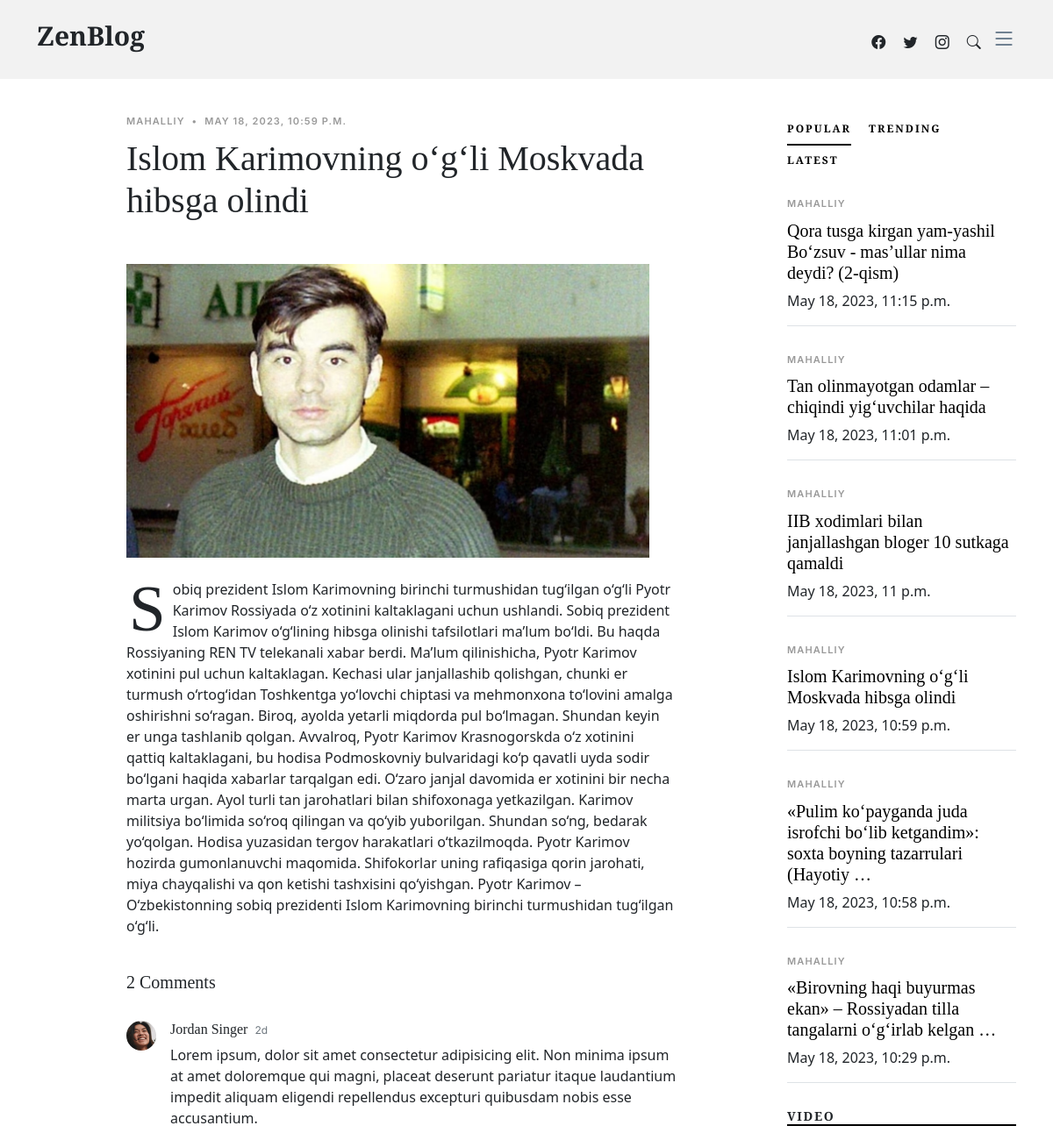
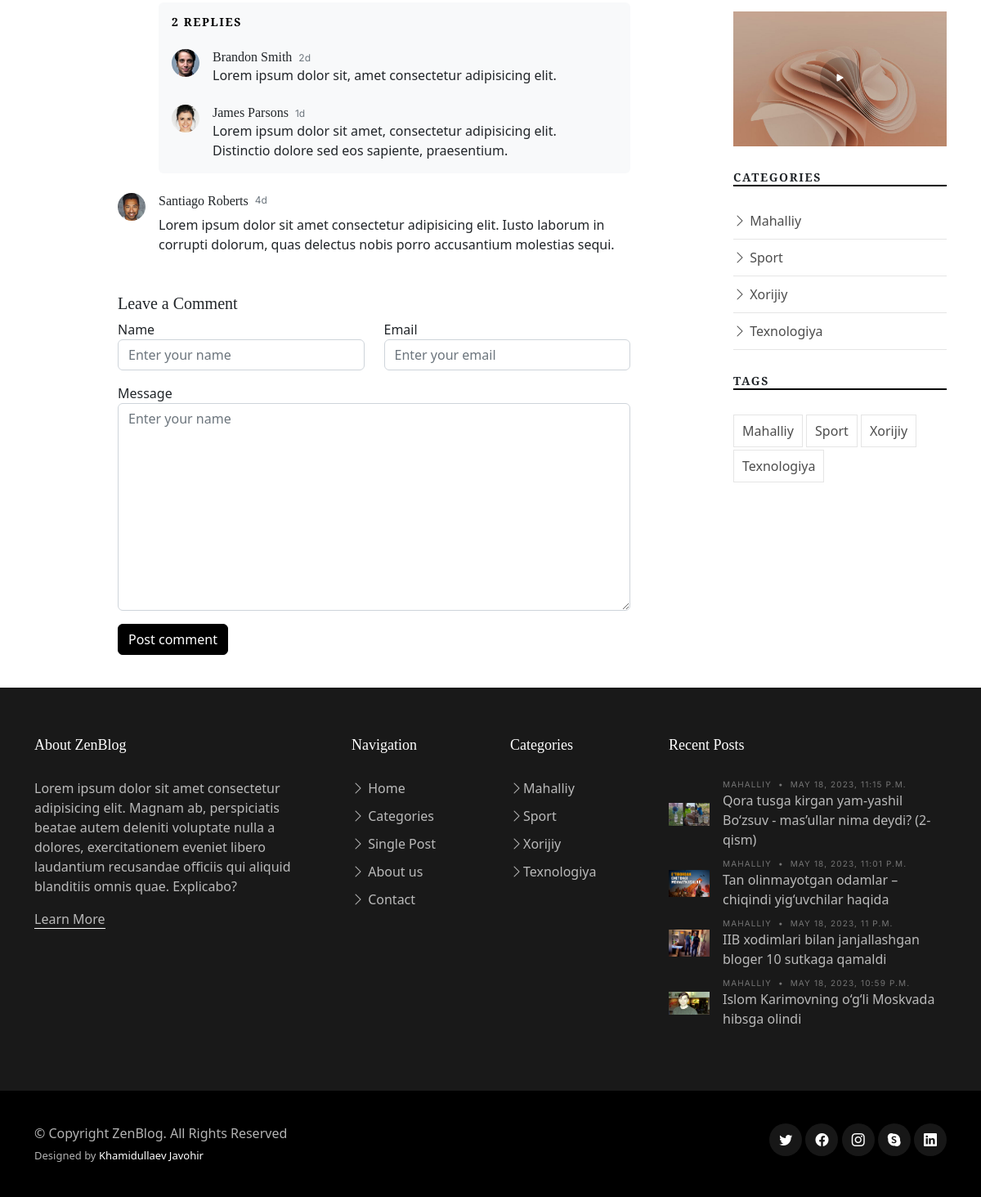
/news/16/, run on an earlier commit of the app's database (2 pictures, top to bottom).
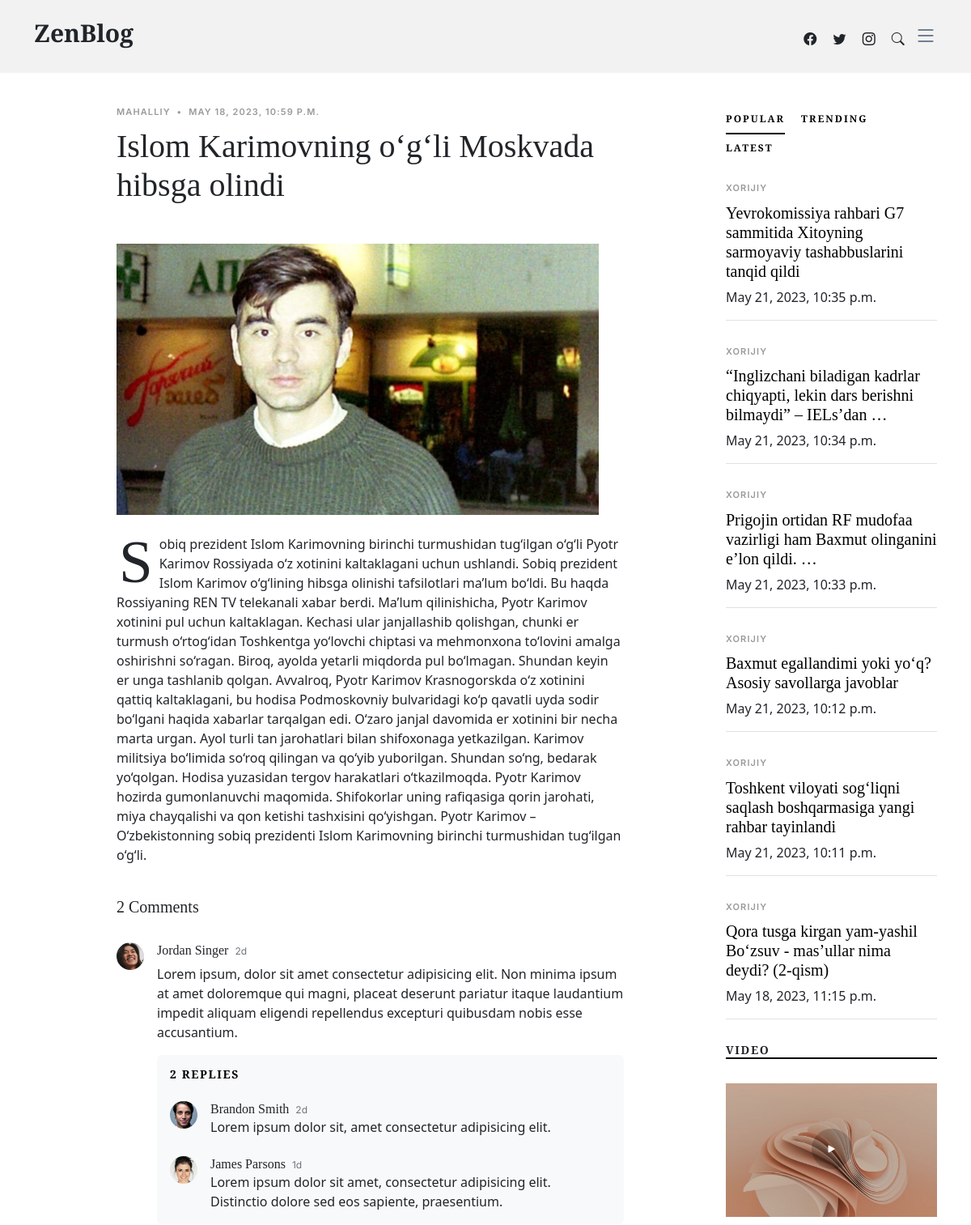
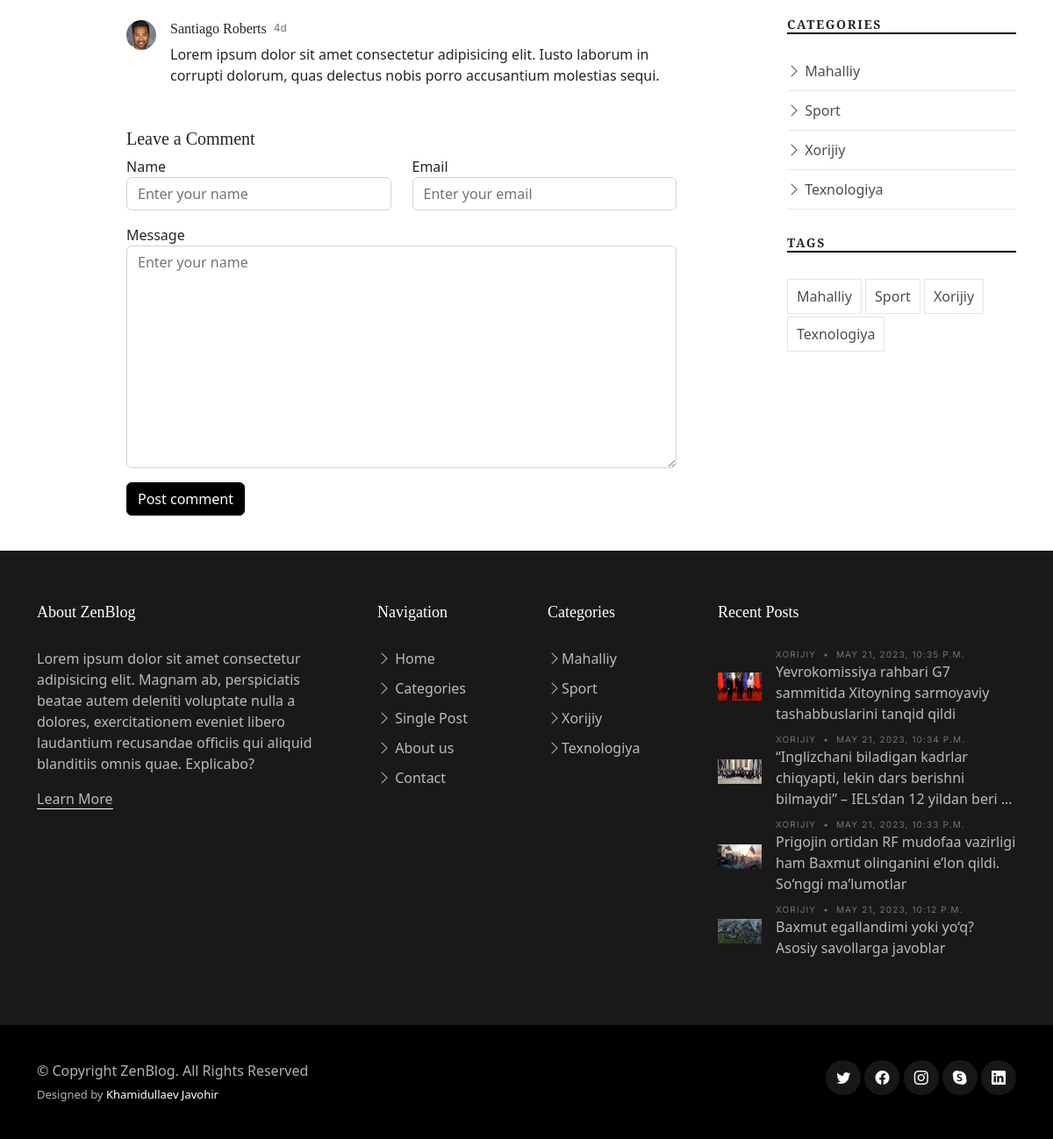
And on a later commit of the database (2 pictures, top to bottom).
### news_app/models.py (models this page shows, shortened)
class News(models.Model):
    class Status(models.TextChoices):
        Draft = "DF", "Draft"
        Published = "PB", "Published"
    title = models.CharField(max_length=250)
    slug = models.SlugField(max_length=250)
    body = models.TextField()
    image = models.ImageField(upload_to="news/images")
    category = models.ForeignKey(Category, on_delete=models.CASCADE)
    published_time = models.DateTimeField(default=timezone.now)
    created_time = models.DateTimeField(auto_now_add=True)
    updated_time = models.DateTimeField(auto_now=True)
    status = models.CharField(
        max_length=2, choices=Status.choices, default=Status.Draft
    )
    objects = models.Manager()  # defauld manager
    published = PublishedManager()
    class Meta:
        ordering = ["-published_time"]

class Category(models.Model):
    name = models.CharField(max_length=150)
    def __str__(self):
        return self.name

### news_app/views.py (the view)
# urls.py: path("news/<int:id>/", detail_page, name="detail_page"),
def detail_page(request, id):
    news = get_object_or_404(News, id=id, status=News.Status.Published)
    latest_news = News.published.all().order_by("-published_time")[:6]
    categories = Category.objects.all()
    first_letter = news.body[:1]
    news_body = news.body[1:]
    context = {
        "news": news,
        "latest_news": latest_news,
        "first_letter": first_letter,
        "categories": categories,
        "news_body": news_body,
    }
    return render(request, "news/single-post.html", context)

### news_app/context_procesor.py (called while the page is built)
def top_news(request):
    categories = Category.objects.all()
    top_news = News.published.all().order_by("-published_time")[:4]
    context = {
        "top_news": top_news,
        "categories": categories,
    }
    return context

### news_app/models.py (called while the page is built)
    def get_queryset(self):
        return super().get_queryset().filter(status=News.Status.Published)

### templates/news/single-post.html (shortened to what the changed rows need)
{% extends 'news/base.html' %}
{% load static %}
{% block content %}
  <main id="main">
    <section class="single-post-content">
      <div class="container">
        <div class="row">
          <div class="col-md-9 post-content" data-aos="fade-up">
            <div class="single-post">
              <div class="post-meta"><span class="date">{{ news.category }}</span> <span class="mx-1">&bullet;</span> <span>{{ news.published_time }}</span></div>
              <h1 class="mb-5">{{ news.title }}</h1>
              <figure class="my-4">
                <img src="{{ news.image.url }}" alt="" class="img-fluid" style="max-width: 95%">
              </figure>
              <p>
                <span class="firstcharacter">{{ first_letter }}</span>{{ news_body }}
              </p>
            </div>
          </div>
          <div class="col-md-3">
            <div class="aside-block">
              <div class="tab-content" id="pills-tabContent">
                <div class="tab-pane fade show active" id="pills-popular" role="tabpanel" aria-labelledby="pills-popular-tab">
                  {% for news in latest_news %}
                  <div class="post-entry-1 border-bottom">
                    <div class="post-meta">
                      <span class="date">{{ news.category }}</span>
                    </div>
                    <h2 class="mb-2"><a href="#">{{ news.title | truncatewords:10 }}</a></h2>
                    <span class="author mb-3 d-block">{{ news.published_time }}</span>
                  </div>
                  {% endfor %}
                </div>
              </div>
            </div>
            <div class="aside-block">
              <ul class="aside-links list-unstyled">
                {% for category in categories %}
                <li>
                  <a href="category.html"><i class="bi bi-chevron-right"></i> {{ category.name }}</a>
                </li>
                {% endfor %}
              </ul>
            </div>
            <div class="aside-block">
              <ul class="aside-tags list-unstyled">
                {% for category in categories %}
                <li><a href="category.html">{{ category.name }}</a></li>
                {% endfor %}
              </ul>
            </div>
          </div>
        </div>
      </div>
    </section>
  </main>
{% endblock content %}

### templates/news/base.html (shortened to what the changed rows need)
{% load static %}
<!DOCTYPE html>
<html lang="en">
<head>
  <link href="{% static 'vendor/bootstrap/css/bootstrap.min.css' %}" rel="stylesheet">
  <link href="{% static 'vendor/bootstrap-icons/bootstrap-icons.css' %}" rel="stylesheet">
  <link href="{% static 'vendor/swiper/swiper-bundle.min.css' %}" rel="stylesheet">
  <link href="{% static 'vendor/glightbox/css/glightbox.min.css' %}" rel="stylesheet">
  <link href="{% static 'vendor/aos/aos.css' %}" rel="stylesheet">
  <link href="{% static 'css/variables.css' %}" rel="stylesheet">
  <link href="{% static 'css/main.css' %}" rel="stylesheet">
  <link href="{% static 'css/404-page.css' %}" rel="stylesheet">
</head>
<body>
  <header id="header" class="header d-flex align-items-center fixed-top">
    <div class="container-fluid container-xl d-flex align-items-center justify-content-between">
      <a href="{% url 'home_page' %}" class="logo d-flex align-items-center">
        <h1>ZenBlog</h1>
      </a>
    </div>
  </header>
  {% block content %}
  {% endblock content %}
  <footer id="footer" class="footer">
    <div class="footer-content">
      <div class="container">
        <div class="row g-5">
          <div class="col-6 col-lg-2">
            <ul class="footer-links list-unstyled">
              {% for category in categories %}
              <li><a href="category.html"><i class="bi bi-chevron-right"></i>{{ category.name }}</a></li>
              {% endfor %}
            </ul>
          </div>
          <div class="col-lg-4">
            <ul class="footer-links footer-blog-entry list-unstyled">
              {% for news in top_news %}
              <li>
                <a href="{% url 'detail_page' news.pk %}" class="d-flex align-items-center">
                  <img src="{{ news.image.url }}" alt="" class="img-fluid me-3">
                  <div>
                    <div class="post-meta d-block"><span class="date">{{ news.category }}</span> <span class="mx-1">&bullet;</span>
                      <span>{{ news.published_time }}</span>
                    </div>
                    <span>{{ news.title | truncatewords:13 }}</span>
                  </div>
                </a>
              </li>
              {% endfor %}
            </ul>
          </div>
        </div>
      </div>
    </div>
  </footer>
</body>
</html>

What changed in the data, as far as the page shows it:
no longer on one of the page's lists (row edited): News: category "MAHALLIY", title "Islom Karimovning o‘g‘li Moskvada hibsga olindi", published_time "May 18, 2023, 10:59 p.m.", published_time "MAY 18, 2023, 10:59 P.M."
no longer on this page (row edited): News: category "MAHALLIY", title "Tan olinmayotgan odamlar – chiqindi yig‘uvchilar haqida", published_time "May 18, 2023, 11:01 p.m.", image (picture), published_time "MAY 18, 2023, 11:01 P.M."
no longer on this page (row edited): News: category "MAHALLIY", title "IIB xodimlari bilan janjallashgan bloger 10 sutkaga qamaldi", published_time "May 18, 2023, 11 p.m.", image (picture), published_time "MAY 18, 2023, 11 P.M."
no longer on this page (row unchanged): News: category "MAHALLIY", title "«Pulim ko‘payganda juda isrofchi bo‘lib ketgandim»: soxta boyning tazarrulari (Hayotiy …", published_time "May 18, 2023, 10:58 p.m.", shown under "Leave a Comment"
no longer on this page (row unchanged): News: category "MAHALLIY", title "«Birovning haqi buyurmas ekan» – Rossiyadan tilla tangalarni o‘g‘irlab kelgan …", published_time "May 18, 2023, 10:29 p.m.", shown under "Leave a Comment"
no longer on one of the page's lists (row edited): News: category "MAHALLIY", published_time "MAY 18, 2023, 11:15 P.M.", title "Qora tusga kirgan yam-yashil Bo‘zsuv - mas’ullar nima deydi? (2-qism)"
added News: category "XORIJIY", title "Yevrokomissiya rahbari G7 sammitida Xitoyning sarmoyaviy tashabbuslarini tanqid qildi", published_time "May 21, 2023, 10:35 p.m.", image (picture), published_time "MAY 21, 2023, 10:35 P.M."
added News: category "XORIJIY", title "“Inglizchani biladigan kadrlar chiqyapti, lekin dars berishni bilmaydi” – IELs’dan …", published_time "May 21, 2023, 10:34 p.m.", image (picture), published_time "MAY 21, 2023, 10:34 P.M.", title "“Inglizchani biladigan kadrlar chiqyapti, lekin dars berishni bilmaydi” – IELs’dan 12 yildan beri …"
added News: category "XORIJIY", title "Prigojin ortidan RF mudofaa vazirligi ham Baxmut olinganini e’lon qildi. …", published_time "May 21, 2023, 10:33 p.m.", image (picture), published_time "MAY 21, 2023, 10:33 P.M.", title "Prigojin ortidan RF mudofaa vazirligi ham Baxmut olinganini e’lon qildi. So‘nggi ma’lumotlar"
added News: category "XORIJIY", title "Baxmut egallandimi yoki yo‘q? Asosiy savollarga javoblar", published_time "May 21, 2023, 10:12 p.m.", image (picture), published_time "MAY 21, 2023, 10:12 P.M."
added News: category "XORIJIY", title "Toshkent viloyati sog‘liqni saqlash boshqarmasiga yangi rahbar tayinlandi", published_time "May 21, 2023, 10:11 p.m.", shown under "Leave a Comment"
changed News "Qora tusga kirgan yam-yashil Bo‘zsuv - mas’ullar nima deydi? (2-qism)": category "MAHALLIY" → "XORIJIY"
